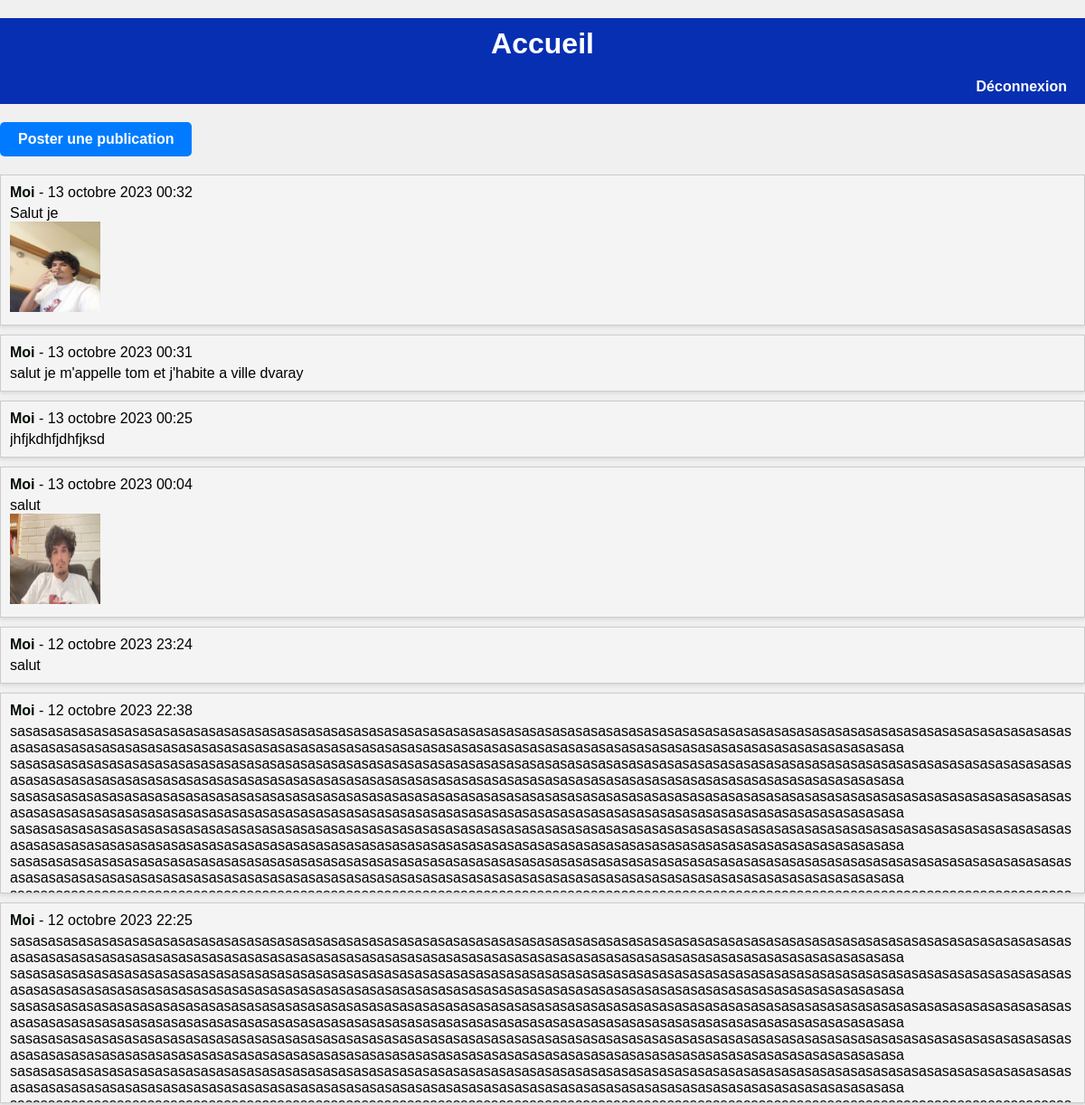
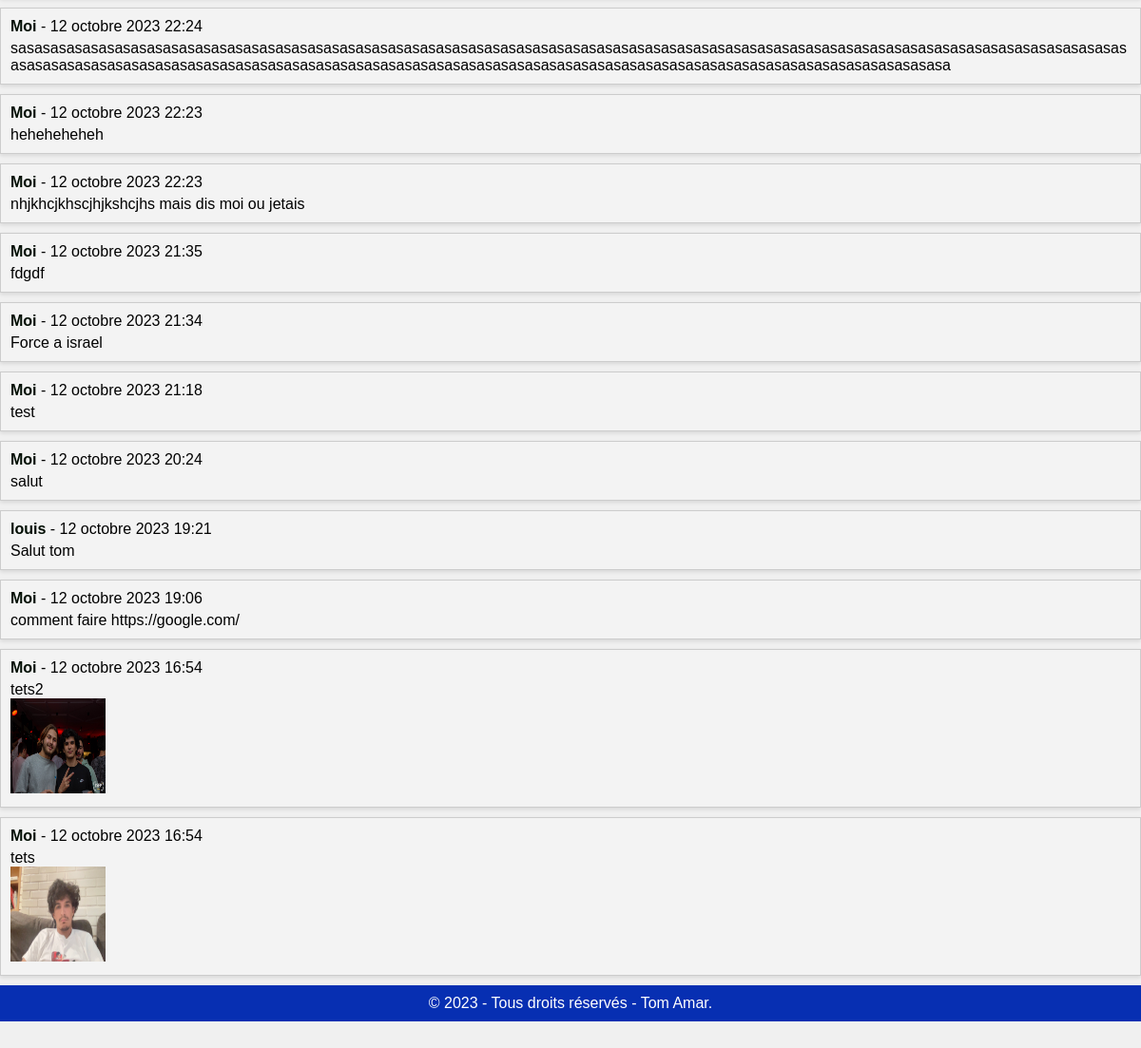
The app's page / (signed in) with its own data (2 pictures, top to bottom).
### PostApp/models.py (models this page shows, shortened)
class Post(models.Model):
    author = models.ForeignKey(User, on_delete=models.CASCADE)
    content = models.TextField()
    created_at = models.DateTimeField(auto_now_add=True)
    image=models.ImageField(upload_to="images_postes/",blank=True,null=True)

### PostApp/views.py (the view)
# urls.py: path('', postviews.home, name='home'),
@login_required
def home(request):
    posts = Post.objects.all().order_by('-created_at')
    return render(request, 'postapp/home.html', {'posts': posts})

### templates/postapp/home.html (shortened to what this page needs)
{% extends "base.html" %}
{% load static %}
{% block extra_head %}<link rel="stylesheet" href="{%  static 'css/postapp/home.css' %}">{% endblock %}
{% block content %}
    <a id ="bouton_post" href="{% url 'poster' %}">Poster une publication</a>
    {% if posts %}
        <div class="posts">
            {% for post in posts %}
                <div class="post">
                    {% if post.author == user %}
                    <p><strong>Moi</strong> - {{ post.created_at }}</p>
                    {% else %}
                    <p><strong>{{ post.author.username }}</strong> - {{ post.created_at }}</p>
                    {% endif %}
                    <p>{{ post.content }}</p>
                    {% if post.image %}
                    <img src="{{post.image.url}}" alt="post" style="width: 100px;height:100px" >
                    {% endif %}
                </div>
            {% endfor %}
        </div>
    {% else %}
        <p>Aucun post disponible pour le moment.</p>
    {% endif %}
</body>
</html>
{% endblock %}

### static/css/base.css (style rules this page uses)
a { text-decoration: none; color: inherit; }
body, h1, h2, p, ul, li { margin: 0; padding: 0; }
body { font-family: Arial, sans-serif; background-color: #f0f0f0; }
html { margin-bottom: 150px; margin-top:20px; }

### static/css/postapp/home.css (style rules this page uses)
body { font-family: Arial, sans-serif; background-color: #f0f0f0; }
.posts { margin-top: 20px; }
.post p:first-child { margin-bottom: 5px; }
.post strong { color: #010e03; }
#bouton_post { display: inline-block; padding: 10px 20px; background-color: #007BFF; color: #fff; text-decoration: none; border-radius: 5px; font-weight: bold; transition: background-color 0.3s, color 0.3s; }
#bouton_post { margin-top:20px; }
.post { background-color: #ffffff38; border: 1px solid #ccc; padding: 10px; margin-bottom: 10px; box-shadow: 0 2px 4px rgba(0, 0, 0, 0.1); overflow-y: auto; max-height: 200px; }
.post h2, .post p { margin-top: 0; }
.post p { white-space: pre-wrap; word-wrap: break-word; overflow-x: hidden; }

### records on screen
Post: created_at "13 octobre 2023 00:32", content "Salut je", image (picture)
Post: created_at "13 octobre 2023 00:31", content "salut je m'appelle tom et j'habite a ville dvaray"
Post: created_at "13 octobre 2023 00:25", content "jhfjkdhfjdhfjksd"
Post: created_at "13 octobre 2023 00:04", content "salut", image (picture)
Post: created_at "12 octobre 2023 23:24", content "salut"
Post: created_at "12 octobre 2023 22:38", content "sasasasasasasasasasasasasasasasasasasasasasasasasasasasasasasasasasasasasasasasasasasasasasasasasasasasasasasasasasasasasasasasasasasasasasasasasasasasasasasasasasasasasasasasasasasasasasasasasasasasasasasasasasasasasasasasasasasasasasasasasasasasasasasasa sasasasasasasasasasasasasasasasasasasasasasasasasasasasasasasasasasasasasasasasasasasasasasasasasasasasasasasasasasasasasasasasasasasasasasasasasasasasasasasasasasasasasasasasasasasasasasasasasasasasasasasasasasasasasasasasasasasasasasasasasasasasasasasasa…"
Post: created_at "12 octobre 2023 22:25", content "sasasasasasasasasasasasasasasasasasasasasasasasasasasasasasasasasasasasasasasasasasasasasasasasasasasasasasasasasasasasasasasasasasasasasasasasasasasasasasasasasasasasasasasasasasasasasasasasasasasasasasasasasasasasasasasasasasasasasasasasasasasasasasasasa sasasasasasasasasasasasasasasasasasasasasasasasasasasasasasasasasasasasasasasasasasasasasasasasasasasasasasasasasasasasasasasasasasasasasasasasasasasasasasasasasasasasasasasasasasasasasasasasasasasasasasasasasasasasasasasasasasasasasasasasasasasasasasasasa…"
Post: created_at "12 octobre 2023 22:24", content "sasasasasasasasasasasasasasasasasasasasasasasasasasasasasasasasasasasasasasasasasasasasasasasasasasasasasasasasasasasasasasasasasasasasasasasasasasasasasasasasasasasasasasasasasasasasasasasasasasasasasasasasasasasasasasasasasasasasasasasasasasasasasasasasa"
Post: created_at "12 octobre 2023 22:23", content "heheheheheh"
Post: created_at "12 octobre 2023 22:23", content "nhjkhcjkhscjhjkshcjhs mais dis moi ou jetais"
Post: created_at "12 octobre 2023 21:35", content "fdgdf"
Post: created_at "12 octobre 2023 21:34", content "Force a israel"
Post: created_at "12 octobre 2023 21:18", content "test"
Post: created_at "12 octobre 2023 20:24", content "salut"
Post: author.username "louis", created_at "12 octobre 2023 19:21", content "Salut tom"
Post: created_at "12 octobre 2023 19:06", content "comment faire https://google.com/"
Post: created_at "12 octobre 2023 16:54", content "tets2", image (picture)
Post: created_at "12 octobre 2023 16:54", content "tets", image (picture)
